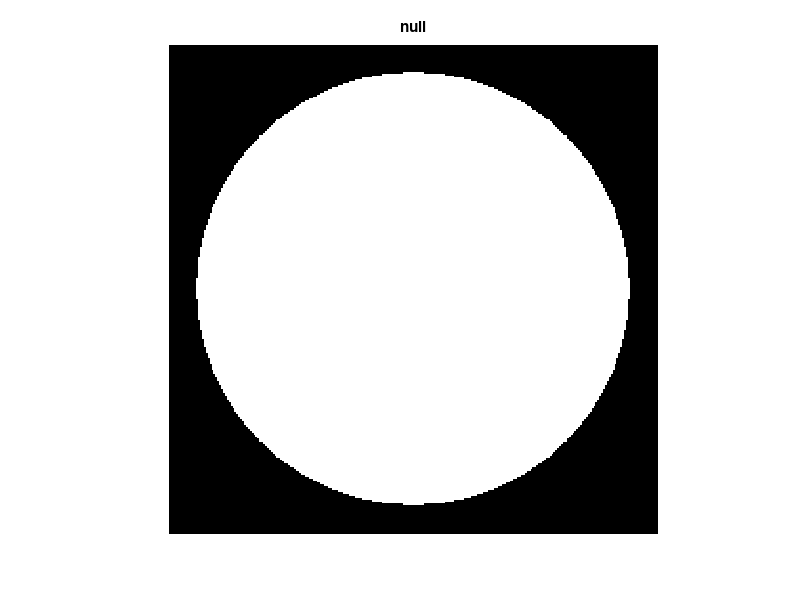
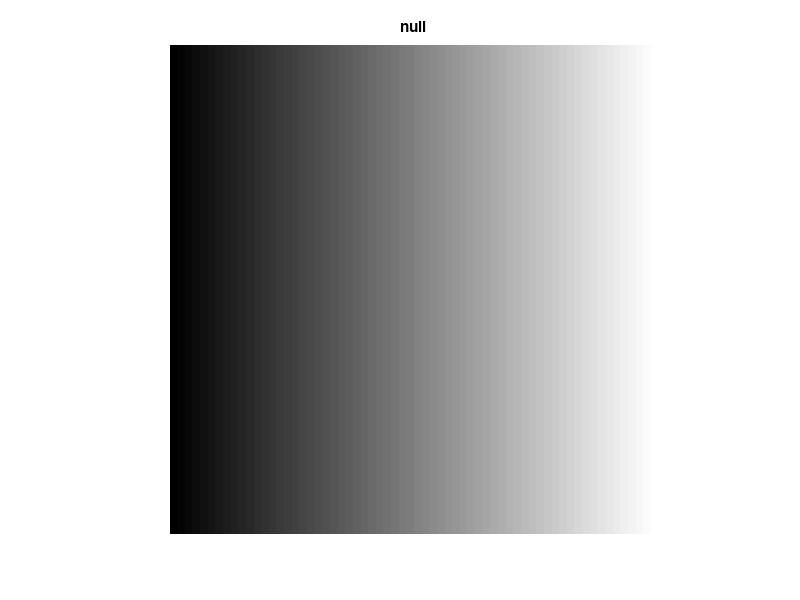
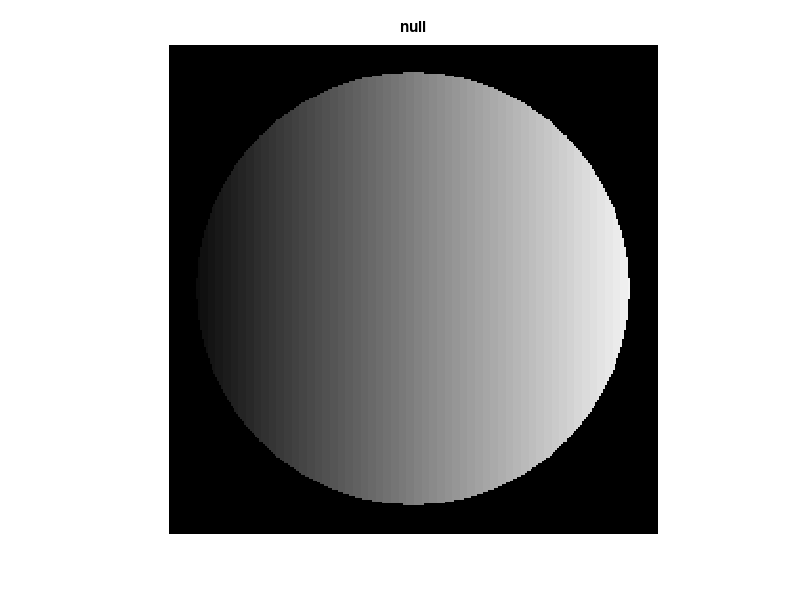

MATLAB code to generate these figures, in order:
clc;
clear;
clear all;
close all;

% This code generates three images. 

% The first image is a binary image with a circular shape. 
% The second image is a gradient image with pixel values increasing from left to right. 
% The third image is the result of applying a mask to the gradient image, where the mask is defined by the circular shape.

w=256;
h=256;
I2=zeros(h,w); % Create a black image of size h x w

x=128; % x-coordinate of the center of the circle
y=128; % y-coordinate of the center of the circle
r=80;  % Radius of the circle

for i=1:w
    for j=1:h
        if (((x-i)^2+(y-j)^2)^1/2<=r^2) % Circle formula
            I1(i,j)=255; % Set pixel value to white if it is inside the circle
        else
            I1(i,j)=0;   % Set pixel value to black if it is outside the circle
        end
    end
end

figure,imshow(uint8(I1)),title("null")

%****************************************

for i=1:w
    for j=1:h
        I2(i,j)=j-1; % Assign pixel value as j-1
    end
end

figure,imshow(uint8(I2)),title("null")

I3=zeros(h,w);

%****************************************

for i=1:w
    for j=1:h
        I3(i,j)=I2(i,j).*(I1(i,j)/255); % Multiply pixel value by the corresponding value in the circle image
    end
end

figure,imshow(uint8(I3)),title("null")
